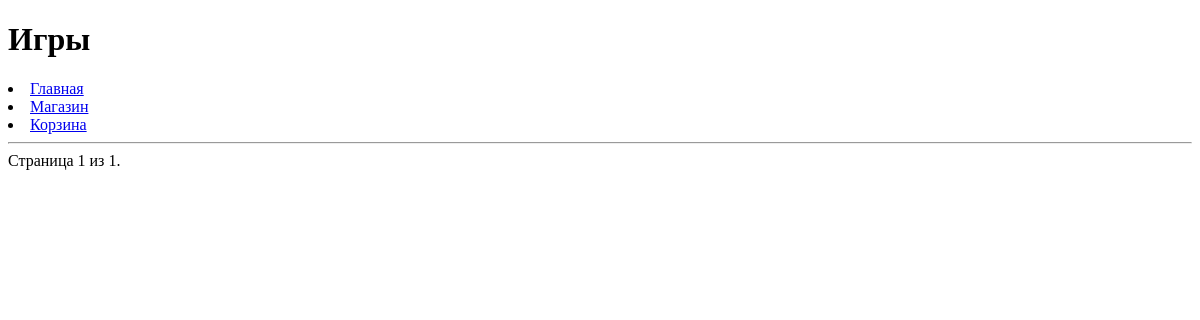
Before: /platform/news/ with the older database file.
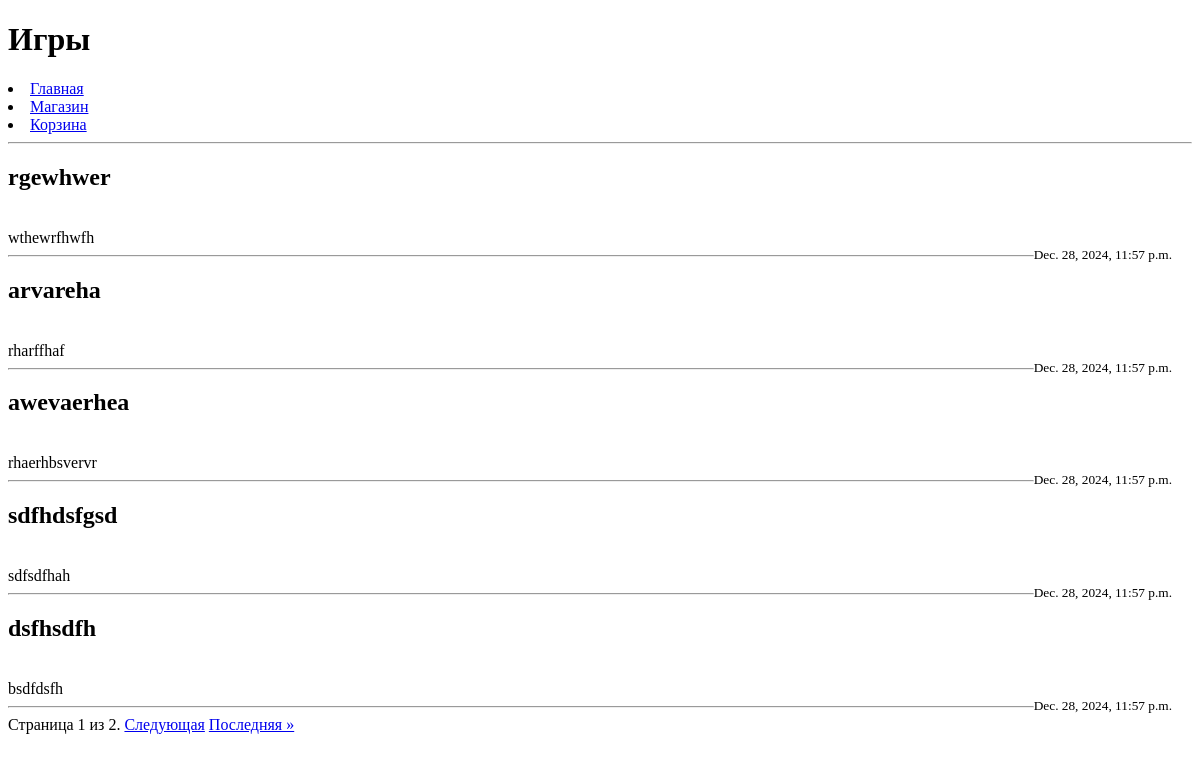
After: the same page with the newer database file.
### task1/models.py (models this page shows, shortened)
class News(models.Model):
    title = models.CharField(max_length=200)
    content = models.TextField()
    date = models.DateTimeField(auto_now_add=True)

### task1/views.py (the view)
# urls.py: path('platform/news/', news_page, name='news_page')
def news_page(request):
    news_list = News.objects.all().order_by('-date')
    paginator = Paginator(news_list, 5)
    page_number = request.GET.get('page')
    news = paginator.get_page(page_number)
    return render(request, 'news.html', {'news': news})

### task1/templates/news.html (shortened to what this page needs)
{% extends 'menu.html' %}
{% block pagename %}<h1>Игры</h1>{% endblock %}
{% block menu %}{{ block.super }}{% endblock %}
{% block content %}
    <hr>
    {% for new in news %}
        <h2>{{ new.title }}</h2>
        <br>
        {{ new.content }}
        <br>
        <small style="float: right; margin-right: 20px;">{{ new.date }}</small>
        <hr>
    {% endfor %}
    <div class="pagination">
        <span class="step-links">
            <span class="current">
                Страница {{ news.number }} из {{ news.paginator.num_pages }}.
            </span>
            {% if news.has_next %}
                <a href="?page={{ news.next_page_number }}">Следующая</a>
                <a href="?page={{ news.paginator.num_pages }}">Последняя &raquo;</a>
            {% endif %}
        </span>
    </div>
{% endblock %}

Changed rows visible on the page:
added News: title "rgewhwer", content "wthewrfhwfh", date "Dec. 28, 2024, 11:57 p.m."
added News: title "arvareha", content "rharffhaf", date "Dec. 28, 2024, 11:57 p.m."
added News: title "awevaerhea", content "rhaerhbsvervr", date "Dec. 28, 2024, 11:57 p.m."
added News: title "sdfhdsfgsd", content "sdfsdfhah", date "Dec. 28, 2024, 11:57 p.m."
added News: title "dsfhsdfh", content "bsdfdsfh", date "Dec. 28, 2024, 11:57 p.m."
Other visible differences:
{{ news.paginator.num_pages }}: "1" → "2"
text now shown: "Следующая Последняя »"
